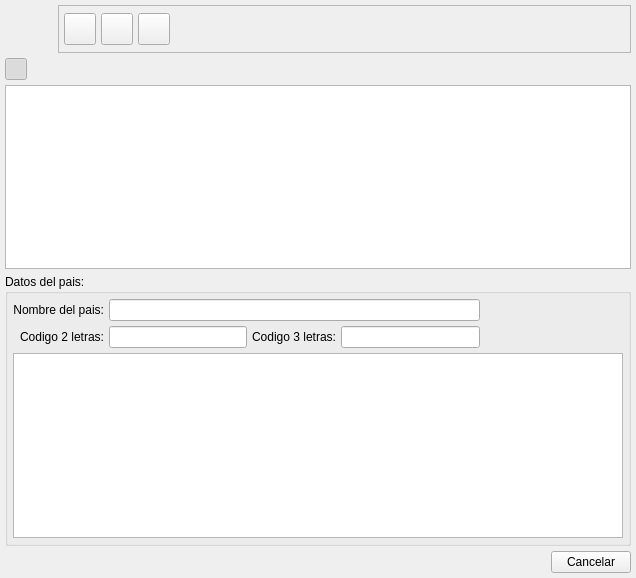
<?xml version="1.0" encoding="UTF-8"?>
<ui version="4.0">
 <class>BlCountryBase</class>
 <widget class="QWidget" name="BlCountryBase">
  <property name="geometry">
   <rect>
    <x>0</x>
    <y>0</y>
    <width>636</width>
    <height>578</height>
   </rect>
  </property>
  <property name="windowTitle">
   <string>Paises</string>
  </property>
  <property name="windowIcon">
   <iconset resource="../../bulmages.qrc">
    <normaloff>:/Images/flag-world.png</normaloff>:/Images/flag-world.png</iconset>
  </property>
  <layout class="QGridLayout">
   <property name="margin">
    <number>5</number>
   </property>
   <property name="spacing">
    <number>5</number>
   </property>
   <item row="2" column="0">
    <widget class="BlSubForm" name="mui_list">
     <property name="sizePolicy">
      <sizepolicy hsizetype="Expanding" vsizetype="Expanding">
       <horstretch>0</horstretch>
       <verstretch>0</verstretch>
      </sizepolicy>
     </property>
    </widget>
   </item>
   <item row="3" column="0">
    <widget class="QGroupBox" name="mui_datospais">
     <property name="title">
      <string>Datos del pais:</string>
     </property>
     <layout class="QGridLayout">
      <property name="margin">
       <number>5</number>
      </property>
      <property name="spacing">
       <number>5</number>
      </property>
      <item row="0" column="0">
       <widget class="QLabel" name="textLabel1">
        <property name="text">
         <string>Nombre del pais:</string>
        </property>
        <property name="alignment">
         <set>Qt::AlignRight|Qt::AlignTrailing|Qt::AlignVCenter</set>
        </property>
       </widget>
      </item>
      <item row="1" column="2">
       <widget class="QLabel" name="textLabel1_3">
        <property name="text">
         <string>Codigo 3 letras:</string>
        </property>
        <property name="alignment">
         <set>Qt::AlignRight|Qt::AlignTrailing|Qt::AlignVCenter</set>
        </property>
       </widget>
      </item>
      <item row="1" column="4">
       <spacer>
        <property name="orientation">
         <enum>Qt::Horizontal</enum>
        </property>
        <property name="sizeHint" stdset="0">
         <size>
          <width>71</width>
          <height>20</height>
         </size>
        </property>
       </spacer>
      </item>
      <item row="1" column="3">
       <widget class="QLineEdit" name="mui_cod3pais">
        <property name="maxLength">
         <number>3</number>
        </property>
       </widget>
      </item>
      <item row="1" column="1">
       <widget class="QLineEdit" name="mui_cod2pais">
        <property name="maxLength">
         <number>2</number>
        </property>
       </widget>
      </item>
      <item row="0" column="1" colspan="3">
       <widget class="QLineEdit" name="mui_descpais">
        <property name="maxLength">
         <number>50</number>
        </property>
       </widget>
      </item>
      <item row="2" column="0" colspan="5">
       <widget class="BlSubForm" name="mui_listprovincias">
        <property name="sizePolicy">
         <sizepolicy hsizetype="Expanding" vsizetype="Expanding">
          <horstretch>0</horstretch>
          <verstretch>0</verstretch>
         </sizepolicy>
        </property>
       </widget>
      </item>
      <item row="1" column="0">
       <widget class="QLabel" name="textLabel1_2">
        <property name="text">
         <string>Codigo 2 letras:</string>
        </property>
        <property name="alignment">
         <set>Qt::AlignRight|Qt::AlignTrailing|Qt::AlignVCenter</set>
        </property>
       </widget>
      </item>
      <item row="0" column="4">
       <spacer>
        <property name="orientation">
         <enum>Qt::Horizontal</enum>
        </property>
        <property name="sizeHint" stdset="0">
         <size>
          <width>71</width>
          <height>20</height>
         </size>
        </property>
       </spacer>
      </item>
     </layout>
    </widget>
   </item>
   <item row="1" column="0">
    <layout class="QHBoxLayout">
     <property name="spacing">
      <number>5</number>
     </property>
     <property name="margin">
      <number>0</number>
     </property>
     <item>
      <widget class="QToolButton" name="mui_detalles">
       <property name="minimumSize">
        <size>
         <width>22</width>
         <height>22</height>
        </size>
       </property>
       <property name="maximumSize">
        <size>
         <width>22</width>
         <height>22</height>
        </size>
       </property>
       <property name="toolTip">
        <string>Mostrar/ocultar detalle</string>
       </property>
       <property name="whatsThis">
        <string>Mostrar/ocultar detalle</string>
       </property>
       <property name="text">
        <string/>
       </property>
       <property name="icon">
        <iconset resource="../../bulmages.qrc">
         <normaloff>:/Images/document-open.png</normaloff>:/Images/document-open.png</iconset>
       </property>
       <property name="iconSize">
        <size>
         <width>32</width>
         <height>32</height>
        </size>
       </property>
       <property name="checkable">
        <bool>true</bool>
       </property>
       <property name="checked">
        <bool>true</bool>
       </property>
      </widget>
     </item>
     <item>
      <spacer>
       <property name="orientation">
        <enum>Qt::Horizontal</enum>
       </property>
       <property name="sizeHint" stdset="0">
        <size>
         <width>40</width>
         <height>20</height>
        </size>
       </property>
      </spacer>
     </item>
    </layout>
   </item>
   <item row="4" column="0">
    <layout class="QHBoxLayout">
     <property name="spacing">
      <number>5</number>
     </property>
     <property name="margin">
      <number>0</number>
     </property>
     <item>
      <spacer>
       <property name="orientation">
        <enum>Qt::Horizontal</enum>
       </property>
       <property name="sizeType">
        <enum>QSizePolicy::Expanding</enum>
       </property>
       <property name="sizeHint" stdset="0">
        <size>
         <width>191</width>
         <height>21</height>
        </size>
       </property>
      </spacer>
     </item>
     <item>
      <widget class="QPushButton" name="pushButton">
       <property name="text">
        <string>Cancelar</string>
       </property>
      </widget>
     </item>
    </layout>
   </item>
   <item row="0" column="0">
    <layout class="QHBoxLayout">
     <property name="spacing">
      <number>5</number>
     </property>
     <property name="margin">
      <number>0</number>
     </property>
     <item>
      <widget class="QLabel" name="label">
       <property name="minimumSize">
        <size>
         <width>48</width>
         <height>48</height>
        </size>
       </property>
       <property name="maximumSize">
        <size>
         <width>48</width>
         <height>48</height>
        </size>
       </property>
       <property name="pixmap">
        <pixmap resource="../../bulmages.qrc">:/Images/flag-world.png</pixmap>
       </property>
       <property name="scaledContents">
        <bool>true</bool>
       </property>
      </widget>
     </item>
     <item>
      <widget class="QFrame" name="frame">
       <property name="frameShape">
        <enum>QFrame::StyledPanel</enum>
       </property>
       <property name="frameShadow">
        <enum>QFrame::Plain</enum>
       </property>
       <layout class="QGridLayout">
        <property name="margin">
         <number>5</number>
        </property>
        <property name="spacing">
         <number>5</number>
        </property>
        <item row="0" column="0">
         <widget class="QToolButton" name="mui_crear">
          <property name="minimumSize">
           <size>
            <width>32</width>
            <height>32</height>
           </size>
          </property>
          <property name="maximumSize">
           <size>
            <width>32</width>
            <height>32</height>
           </size>
          </property>
          <property name="toolTip">
           <string>Nuevo pais</string>
          </property>
          <property name="whatsThis">
           <string>Nuevo pais</string>
          </property>
          <property name="text">
           <string/>
          </property>
          <property name="icon">
           <iconset resource="../../bulmages.qrc">
            <normaloff>:/Images/document-new.png</normaloff>:/Images/document-new.png</iconset>
          </property>
          <property name="iconSize">
           <size>
            <width>32</width>
            <height>32</height>
           </size>
          </property>
          <property name="shortcut">
           <string>Ctrl+N</string>
          </property>
         </widget>
        </item>
        <item row="0" column="1">
         <widget class="QToolButton" name="mui_borrar">
          <property name="minimumSize">
           <size>
            <width>32</width>
            <height>32</height>
           </size>
          </property>
          <property name="maximumSize">
           <size>
            <width>32</width>
            <height>32</height>
           </size>
          </property>
          <property name="toolTip">
           <string>Borrar pais</string>
          </property>
          <property name="whatsThis">
           <string>Borrar pais</string>
          </property>
          <property name="text">
           <string/>
          </property>
          <property name="icon">
           <iconset>
            <normaloff>:Images/edit-delete.png</normaloff>:Images/edit-delete.png</iconset>
          </property>
          <property name="iconSize">
           <size>
            <width>32</width>
            <height>32</height>
           </size>
          </property>
          <property name="shortcut">
           <string>Ctrl+D</string>
          </property>
         </widget>
        </item>
        <item row="0" column="2">
         <widget class="QToolButton" name="mui_guardar">
          <property name="minimumSize">
           <size>
            <width>32</width>
            <height>32</height>
           </size>
          </property>
          <property name="maximumSize">
           <size>
            <width>32</width>
            <height>32</height>
           </size>
          </property>
          <property name="toolTip">
           <string>Guardar pais</string>
          </property>
          <property name="whatsThis">
           <string>Guardar pais</string>
          </property>
          <property name="text">
           <string/>
          </property>
          <property name="icon">
           <iconset resource="../../bulmages.qrc">
            <normaloff>:/Images/edit-save.png</normaloff>:/Images/edit-save.png</iconset>
          </property>
          <property name="iconSize">
           <size>
            <width>32</width>
            <height>32</height>
           </size>
          </property>
          <property name="shortcut">
           <string>Ctrl+S</string>
          </property>
         </widget>
        </item>
        <item row="0" column="5">
         <spacer>
          <property name="orientation">
           <enum>Qt::Horizontal</enum>
          </property>
          <property name="sizeType">
           <enum>QSizePolicy::Expanding</enum>
          </property>
          <property name="sizeHint" stdset="0">
           <size>
            <width>171</width>
            <height>34</height>
           </size>
          </property>
         </spacer>
        </item>
       </layout>
      </widget>
     </item>
    </layout>
   </item>
  </layout>
 </widget>
 <layoutdefault spacing="6" margin="11"/>
 <customwidgets>
  <customwidget>
   <class>BlSubForm</class>
   <extends>QTableWidget</extends>
   <header>blsubform.h</header>
  </customwidget>
 </customwidgets>
 <includes>
  <include location="local">local_blI18n.h</include>
 </includes>
 <resources>
  <include location="../../bulmages.qrc"/>
 </resources>
 <connections>
  <connection>
   <sender>pushButton</sender>
   <signal>clicked()</signal>
   <receiver>BlCountryBase</receiver>
   <slot>close()</slot>
   <hints>
    <hint type="sourcelabel">
     <x>564</x>
     <y>557</y>
    </hint>
    <hint type="destinationlabel">
     <x>549</x>
     <y>539</y>
    </hint>
   </hints>
  </connection>
  <connection>
   <sender>mui_detalles</sender>
   <signal>toggled(bool)</signal>
   <receiver>mui_datospais</receiver>
   <slot>setVisible(bool)</slot>
   <hints>
    <hint type="sourcelabel">
     <x>31</x>
     <y>72</y>
    </hint>
    <hint type="destinationlabel">
     <x>67</x>
     <y>99</y>
    </hint>
   </hints>
  </connection>
 </connections>
</ui>
